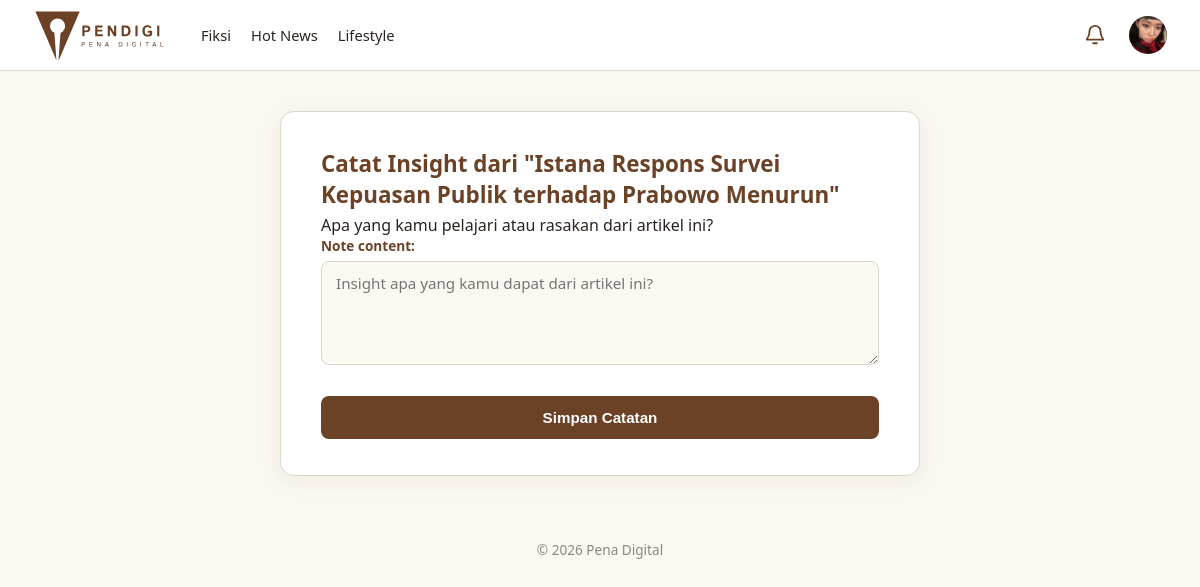
The page /reading-journal/catatan/1/ (signed in) on the database its author committed.
### articles/models.py (models this page shows, shortened)
class Categories(models.Model):
    name = models.CharField(max_length=50, unique=True)
    class Meta:
        verbose_name_plural = "Categories"

class Articles(models.Model):
    title = models.CharField(max_length=100)
    thumbnail = models.ImageField(upload_to='articles/thumbnails/', null=True, blank=True)
    content = models.TextField()
    category = models.ForeignKey(Categories, on_delete=models.CASCADE, related_name='articles')
    contributor = models.ForeignKey(
        Users, on_delete=models.CASCADE,
        limit_choices_to={'status_kontributor': StatusKontributor.APPROVED},
        related_name='articles'
    )
    status = models.CharField(
        max_length=20,
        choices=StatusArticle.choices,
        default=StatusArticle.PENDING
    )
    rejection_reason = models.TextField(blank=True)
    is_featured = models.BooleanField(default=False)
    views_count = models.PositiveIntegerField(default=0)
    published_at = models.DateTimeField(null=True, blank=True)
    created_at = models.DateTimeField(auto_now_add=True)
    class Meta:
        ordering = ['-created_at']

### accounts/models.py (models this page shows, shortened)
class Users(AbstractUser):
    role = models.CharField(
        max_length=20,
        choices=Role.choices,
        default=Role.PEMBACA
    )
    status_kontributor = models.CharField(
        max_length=20,
        choices=StatusKontributor.choices,
        default=StatusKontributor.NONE
    )
    profile_picture = models.ImageField(upload_to='profile_pictures/', null=True, blank=True)
    bio = models.CharField(max_length=150, blank=True)
    banner_picture = models.ImageField(
        upload_to='profile_banners/',
        blank=True,
        null=True,
    )
    publisher_id = models.CharField(
        max_length=20,
        unique=True,
        null=True,
        blank=True,
        verbose_name='ID Publisher',
    )

### reading_journal/views.py (the view)
# urls.py: path('catatan/<int:article_id>/', views.add_note, name='add_note'),
@login_required
def add_note(request, article_id):
    article = get_object_or_404(Articles, pk=article_id)
    if request.method == 'POST':
        form = PersonalNoteForm(request.POST)
        if form.is_valid():
            note = form.save(commit=False)
            note.user = request.user
            note.article = article
            note.save()
            messages.success(request, 'Catatan tersimpan!')
            return redirect('articles:article_detail', pk=article_id)
    else:
        form = PersonalNoteForm()
    return render(request, 'reading_journal/add_note.html', {'form': form, 'article': article})

### reading_journal/forms.py
class PersonalNoteForm(forms.ModelForm):
    class Meta:
        model = PersonalNotes
        fields = ['note_content']
        widgets = {
            'note_content': forms.Textarea(attrs={'rows': 4, 'placeholder': 'Insight apa yang kamu dapat dari artikel ini?'})
        }

### articles/context_processor.py (called while the page is built)
def navbar_categories(request):
    return {
        'navbar_categories': Categories.objects.all().order_by('name')
    }

### fiction/context_processors.py (called while the page is built)
def fiction_navigation(request):
    all_tags_raw = (
        Stories.objects
        .filter(status=StatusStory.APPROVED)
        .exclude(tags='')
        .values_list('tags', flat=True)
    )
    unique_tags = set()
    for tag_string in all_tags_raw:
        for tag in tag_string.split():
            tag = tag.strip().lower()
            if tag:
                unique_tags.add(tag)
    return {
        'fiction_tags': sorted(unique_tags),
    }

### interactions/context_processors.py (called while the page is built)
def navbar_notifications(request):
    if not request.user.is_authenticated:
        return {
            'navbar_notifications': [],
            'navbar_unread_count': 0,
        }
    from .models import Activity
    activities = (
        Activity.objects
        .filter(recipient=request.user)
        .select_related(
            'actor',
            'article',
            'chapter',
            'chapter__story',
        )
        .order_by('-created_at')
    )
    return {
        'navbar_notifications': activities[:5],
        'navbar_unread_count': activities.filter(
            is_read=False
        ).count(),
    }

### reading_journal/templates/reading_journal/add_note.html (shortened to what this page needs)
{% extends 'app_base.html' %}
{% load static %}
{% block extra_css %}
    <link rel="stylesheet" href="{% static 'css/forms.css' %}">
{% endblock %}
{% block content %}
<div class="upload-card">
    <h2>Catat Insight dari "{{ article.title }}"</h2>
    <p class="auth-subtitle">Apa yang kamu pelajari atau rasakan dari artikel ini?</p>
    <form method="post" class="auth-form">
        {{ form.as_p }}
        <button type="submit">Simpan Catatan</button>
    </form>
</div>
{% endblock %}

### templates/app_base.html (shortened to what this page needs)
{% extends 'base.html' %}
{% load static %}
{% block body %}
<header class="navbar">
    <a
        href="{% url 'articles:article_list' %}"
        class="brand"
    >
        <img
            src="{% static 'images/pendigi-logo-tulisan.svg' %}"
            alt="Pena Digital"
            class="logo"
        >
    </a>
    <div
        class="navbar-collapse"
        id="navbarCollapse"
    >
        <nav class="nav-links">
            {% for cat in navbar_categories %}
                {% if cat.name|lower != 'non-fiksi' %}
                    {% if cat.name|lower == 'fiksi' %}
                        <a href="{% url 'fiction:story_list' %}">
                            {{ cat.name }}
                        </a>
                    {% else %}
                        <a href="{% url 'articles:article_list' %}?kategori={{ cat.name|urlencode }}">
                            {{ cat.name }}
                        </a>
                    {% endif %}
                {% endif %}
            {% endfor %}
        </nav>
        <div class="navbar-actions">
            {% if user.is_authenticated %}
            <div class="navbar-dropdown notification-dropdown">
                <button
                    type="button"
                    class="navbar-icon-button notification-button"
                    aria-label="Notifikasi"
                    aria-expanded="false"
                    title="Notifikasi"
                >
                    <svg
                        xmlns="http://www.w3.org/2000/svg"
                        width="22"
                        height="22"
                        viewBox="0 0 24 24"
                        fill="none"
                        stroke="currentColor"
                        stroke-width="2"
                        stroke-linecap="round"
                        stroke-linejoin="round"
                    >
                        <path d="M18 8a6 6 0 0 0-12 0c0 7-3 7-3 9h18c0-2-3-2-3-9"/>
                        <path d="M10 21h4"/>
                    </svg>
                </button>
            </div>
                <div class="navbar-dropdown profile-dropdown">
                    <button
                        type="button"
                        class="navbar-profile-button"
                        aria-label="Menu profil"
                        aria-expanded="false"
                    >
                        {% if user.profile_picture %}
                            <img
                                src="{{ user.profile_picture.url }}"
                                alt="{{ user.username }}"
                                class="navbar-profile-avatar"
                            >
                        {% else %}
                            <span class="navbar-profile-avatar navbar-profile-placeholder">
                                {{ user.username|first|upper }}
                            </span>
                        {% endif %}
                    </button>
                </div>
            {% endif %}
        </div>
    </div>
</header>
<main class="content">
    {% block content %}
    {% endblock %}
</main>
<footer class="footer">
    <p>
        &copy; {% now 'Y' %} Pena Digital
    </p>
</footer>
{% endblock %}

### static/css/base.css (style rules this page uses)
:root { --paper: #FBF8F2; --ink: #2F5D50; --ink-dark: #234840; --brown: #6B4226; --brown-dark: #54331d; --divider: #DDD6C9; --text: #2A2420; }
* { box-sizing: border-box; margin: 0; padding: 0; }
body { font-family: system-ui, -apple-system, sans-serif; background: var(--paper); color: var(--text); }
a { color: inherit; }
.content { max-width: 1000px; margin: 32px auto; padding: 0 16px; }
.footer { text-align: center; padding: 24px; color: #8a8880; font-size: 0.85rem; }
.navbar { position: relative; display: flex; align-items: center; width: 100%; padding: 10px 32px; background: #fff; border-bottom: 1px solid var(--divider); gap: 28px; z-index: 1000; }
.brand { display: flex; align-items: center; flex-shrink: 0; text-decoration: none; }
.logo { display: block; width: auto; height: 50px; }
.navbar-collapse { display: flex; align-items: center; justify-content: space-between; flex: 1; min-width: 0; gap: 24px; }
.nav-links { display: flex; align-items: center; gap: 20px; white-space: nowrap; }
.nav-links a { color: var(--text); font-size: 0.92rem; text-decoration: none; transition: color .15s ease; }
.navbar-actions { display: flex; align-items: center; gap: 14px; flex-shrink: 0; }
.navbar-icon-button { display: flex; align-items: center; justify-content: center; width: 38px; height: 38px; padding: 0; border: none; background: transparent; color: var(--brown); cursor: pointer; border-radius: 50%; transition: background .15s ease, color .15s ease; }
.navbar-profile-button { display: flex; align-items: center; justify-content: center; width: 40px; height: 40px; padding: 0; border: none; background: transparent; cursor: pointer; border-radius: 50%; }
.navbar-profile-avatar { display: flex; align-items: center; justify-content: center; width: 38px; height: 38px; border-radius: 50%; object-fit: cover; background: #d8d3c8; color: var(--text); font-size: .9rem; font-weight: 600; }
.navbar-dropdown { position: relative; }
.notification-dropdown { position: relative; }
.notification-button { position: relative; display: flex; align-items: center; justify-content: center; }
.notification-button { position: relative; }

### static/css/forms.css (style rules this page uses)
.auth-form p { margin-bottom: 18px; }
.auth-form label { display: block; font-size: 0.85rem; font-weight: 600; color: var(--brown); margin-bottom: 6px; }
.auth-form input, .auth-form textarea, .auth-form select { width: 100%; border: 1.5px solid var(--divider); border-radius: 8px; background: var(--paper); padding: 11px 14px; font-size: 0.95rem; color: var(--text); outline: none; font-family: inherit; transition: border-color .15s ease; }
.auth-form textarea { resize: vertical; }
.auth-form button { width: 100%; padding: 13px; margin-top: 8px; background: var(--brown); color: #fff; border: none; border-radius: 8px; font-weight: 600; font-size: 0.95rem; cursor: pointer; transition: background .15s ease; }
.upload-card { max-width: 640px; margin: 40px auto; background: #ffffff; border: 1px solid var(--divider); border-radius: 14px; padding: 36px 40px; box-shadow: 0 4px 24px rgba(107, 66, 38, 0.08); }
.upload-card h2 { color: var(--brown); font-size: 1.4rem; margin-bottom: 4px; }

### rows shown on the page
Categories: name "Fiksi"
Categories: name "Hot News"
Categories: name "Lifestyle"
Users: profile_picture (picture)
Articles: title "Istana Respons Survei Kepuasan Publik terhadap Prabowo Menurun"
